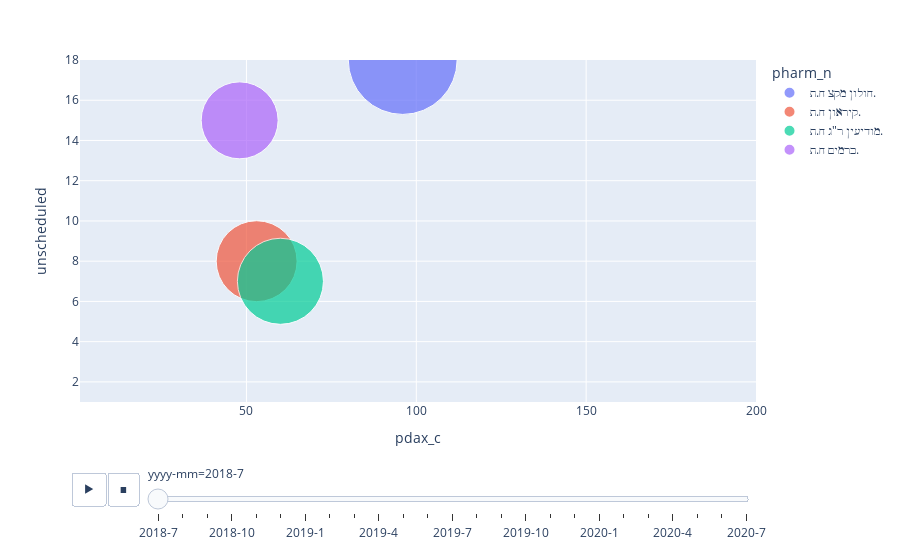

Notebook cell for this chart:
### Code cell
import plotly.express as px
#df1 = px.data.df1()
px.scatter(df2, x= "pdax_c", y="unscheduled", animation_frame="yyyy-mm", animation_group="pharm_n",
           size="pdax_c", color="pharm_n", hover_name="pharm_n",
           size_max=100, range_x=[1,200], range_y=[1,18])

### Figure 1 — Plotly figure (JSON) as saved in the notebook; plotly's stock layout.template omitted (floating-point values rounded to 4 significant figures)
{"data": [{"hovertemplate": "<b>%{hovertext}</b><br><br>pharm_n=חולון מקצ ח.ת.<br>yyyy-mm=2018-7<br>pdax_c=%{marker.size}<br>unscheduled=%{y}<extra></extra>", "hovertext": ["חולון מקצ ח.ת."], "ids": ["חולון מקצ ח.ת."], "legendgroup": "חולון מקצ ח.ת.", "marker": {"color": "#636efa", "size": [96], "sizemode": "area", "sizeref": 0.0162, "symbol": "circle"}, "mode": "markers", "name": "חולון מקצ ח.ת.", "showlegend": true, "type": "scatter", "x": [96], "xaxis": "x", "y": [18], "yaxis": "y"}, {"hovertemplate": "<b>%{hovertext}</b><br><br>pharm_n=קיראון ח.ת.<br>yyyy-mm=2018-7<br>pdax_c=%{marker.size}<br>unscheduled=%{y}<extra></extra>", "hovertext": ["קיראון ח.ת."], "ids": ["קיראון ח.ת."], "legendgroup": "קיראון ח.ת.", "marker": {"color": "#EF553B", "size": [53], "sizemode": "area", "sizeref": 0.0162, "symbol": "circle"}, "mode": "markers", "name": "קיראון ח.ת.", "showlegend": true, "type": "scatter", "x": [53], "xaxis": "x", "y": [8], "yaxis": "y"}, {"hovertemplate": "<b>%{hovertext}</b><br><br>pharm_n=מודיעין ר\"ג ח.ת.<br>yyyy-mm=2018-7<br>pdax_c=%{marker.size}<br>unscheduled=%{y}<extra></extra>", "hovertext": ["מודיעין ר\"ג ח.ת."], "ids": ["מודיעין ר\"ג ח.ת."], "legendgroup": "מודיעין ר\"ג ח.ת.", "marker": {"color": "#00cc96", "size": [60], "sizemode": "area", "sizeref": 0.0162, "symbol": "circle"}, "mode": "markers", "name": "מודיעין ר\"ג ח.ת.", "showlegend": true, "type": "scatter", "x": [60], "xaxis": "x", "y": [7], "yaxis": "y"}, {"hovertemplate": "<b>%{hovertext}</b><br><br>pharm_n=כרמים ח.ת.<br>yyyy-mm=2018-7<br>pdax_c=%{marker.size}<br>unscheduled=%{y}<extra></extra>", "hovertext": ["כרמים ח.ת."], "ids": ["כרמים ח.ת."], "legendgroup": "כרמים ח.ת.", "marker": {"color": "#ab63fa", "size": [48], "sizemode": "area", "sizeref": 0.0162, "symbol": "circle"}, "mode": "markers", "name": "כרמים ח.ת.", "showlegend": true, "type": "scatter", "x": [48], "xaxis": "x", "y": [15], "yaxis": "y"}], "layout": {"legend": {"itemsizing": "constant", "title": {"text": "pharm_n"}, "tracegroupgap": 0}, "margin": {"t": 60}, "sliders": [{"active": 0, "currentvalue": {"prefix": "yyyy-mm="}, "len": 0.9, "pad": {"b": 10, "t": 60}, "steps": [{"args": [["2018-7"], {"frame": {"duration": 0, "redraw": false}, "fromcurrent": true, "mode": "immediate", "transition": {"duration": 0, "easing": "linear"}}], "label": "2018-7", "method": "animate"}, {"args": [["2018-8"], {"frame": {"duration": 0, "redraw": false}, "fromcurrent": true, "mode": "immediate", "transition": {"duration": 0, "easing": "linear"}}], "label": "2018-8", "method": "animate"}, {"args": [["2018-9"], {"frame": {"duration": 0, "redraw": false}, "fromcurrent": true, "mode": "immediate", "transition": {"duration": 0, "easing": "linear"}}], "label": "2018-9", "method": "animate"}, {"args": [["2018-10"], {"frame": {"duration": 0, "redraw": false}, "fromcurrent": true, "mode": "immediate", "transition": {"duration": 0, "easing": "linear"}}], "label": "2018-10", "method": "animate"}, {"args": [["2018-11"], {"frame": {"duration": 0, "redraw": false}, "fromcurrent": true, "mode": "immediate", "transition": {"duration": 0, "easing": "linear"}}], "label": "2018-11", "method": "animate"}, {"args": [["2018-12"], {"frame": {"duration": 0, "redraw": false}, "fromcurrent": true, "mode": "immediate", "transition": {"duration": 0, "easing": "linear"}}], "label": "2018-12", "method": "animate"}, {"args": [["2019-1"], {"frame": {"duration": 0, "redraw": false}, "fromcurrent": true, "mode": "immediate", "transition": {"duration": 0, "easing": "linear"}}], "label": "2019-1", "method": "animate"}, {"args": [["2019-2"], {"frame": {"duration": 0, "redraw": false}, "fromcurrent": true, "mode": "immediate", "transition": {"duration": 0, "easing": "linear"}}], "label": "2019-2", "method": "animate"}, {"args": [["2019-3"], {"frame": {"duration": 0, "redraw": false}, "fromcurrent": true, "mode": "immediate", "transition": {"duration": 0, "easing": "linear"}}], "label": "2019-3", "method": "animate"}, {"args": [["2019-4"], {"frame": {"duration": 0, "redraw": false}, "fromcurrent": true, "mode": "immediate", "transition": {"duration": 0, "easing": "linear"}}], "label": "2019-4", "method": "animate"}, {"args": [["2019-5"], {"frame": {"duration": 0, "redraw": false}, "fromcurrent": true, "mode": "immediate", "transition": {"duration": 0, "easing": "linear"}}], "label": "2019-5", "method": "animate"}, {"args": [["2019-6"], {"frame": {"duration": 0, "redraw": false}, "fromcurrent": true, "mode": "immediate", "transition": {"duration": 0, "easing": "linear"}}], "label": "2019-6", "method": "animate"}, {"args": [["2019-7"], {"frame": {"duration": 0, "redraw": false}, "fromcurrent": true, "mode": "immediate", "transition": {"duration": 0, "easing": "linear"}}], "label": "2019-7", "method": "animate"}, {"args": [["2019-8"], {"frame": {"duration": 0, "redraw": false}, "fromcurrent": true, "mode": "immediate", "transition": {"duration": 0, "easing": "linear"}}], "label": "2019-8", "method": "animate"}, {"args": [["2019-9"], {"frame": {"duration": 0, "redraw": false}, "fromcurrent": true, "mode": "immediate", "transition": {"duration": 0, "easing": "linear"}}], "label": "2019-9", "method": "animate"}, {"args": [["2019-10"], {"frame": {"duration": 0, "redraw": false}, "fromcurrent": true, "mode": "immediate", "transition": {"duration": 0, "easing": "linear"}}], "label": "2019-10", "method": "animate"}, {"args": [["2019-11"], {"frame": {"duration": 0, "redraw": false}, "fromcurrent": true, "mode": "immediate", "transition": {"duration": 0, "easing": "linear"}}], "label": "2019-11", "method": "animate"}, {"args": [["2019-12"], {"frame": {"duration": 0, "redraw": false}, "fromcurrent": true, "mode": "immediate", "transition": {"duration": 0, "easing": "linear"}}], "label": "2019-12", "method": "animate"}, {"args": [["2020-1"], {"frame": {"duration": 0, "redraw": false}, "fromcurrent": true, "mode": "immediate", "transition": {"duration": 0, "easing": "linear"}}], "label": "2020-1", "method": "animate"}, {"args": [["2020-2"], {"frame": {"duration": 0, "redraw": false}, "fromcurrent": true, "mode": "immediate", "transition": {"duration": 0, "easing": "linear"}}], "label": "2020-2", "method": "animate"}, {"args": [["2020-3"], {"frame": {"duration": 0, "redraw": false}, "fromcurrent": true, "mode": "immediate", "transition": {"duration": 0, "easing": "linear"}}], "label": "2020-3", "method": "animate"}, {"args": [["2020-4"], {"frame": {"duration": 0, "redraw": false}, "fromcurrent": true, "mode": "immediate", "transition": {"duration": 0, "easing": "linear"}}], "label": "2020-4", "method": "animate"}, {"args": [["2020-5"], {"frame": {"duration": 0, "redraw": false}, "fromcurrent": true, "mode": "immediate", "transition": {"duration": 0, "easing": "linear"}}], "label": "2020-5", "method": "animate"}, {"args": [["2020-6"], {"frame": {"duration": 0, "redraw": false}, "fromcurrent": true, "mode": "immediate", "transition": {"duration": 0, "easing": "linear"}}], "label": "2020-6", "method": "animate"}, {"args": [["2020-7"], {"frame": {"duration": 0, "redraw": false}, "fromcurrent": true, "mode": "immediate", "transition": {"duration": 0, "easing": "linear"}}], "label": "2020-7", "method": "animate"}], "x": 0.1, "xanchor": "left", "y": 0, "yanchor": "top"}], "updatemenus": [{"buttons": [{"args": [null, {"frame": {"duration": 500, "redraw": false}, "fromcurrent": true, "mode": "immediate", "transition": {"duration": 500, "easing": "linear"}}], "label": "&#9654;", "method": "animate"}, {"args": [[null], {"frame": {"duration": 0, "redraw": false}, "fromcurrent": true, "mode": "immediate", "transition": {"duration": 0, "easing": "linear"}}], "label": "&#9724;", "method": "animate"}], "direction": "left", "pad": {"r": 10, "t": 70}, "showactive": false, "type": "buttons", "x": 0.1, "xanchor": "right", "y": 0, "yanchor": "top"}], "xaxis": {"anchor": "y", "domain": [0, 1], "range": [1, 200], "title": {"text": "pdax_c"}}, "yaxis": {"anchor": "x", "domain": [0, 1], "range": [1, 18], "title": {"text": "unscheduled"}}}}
